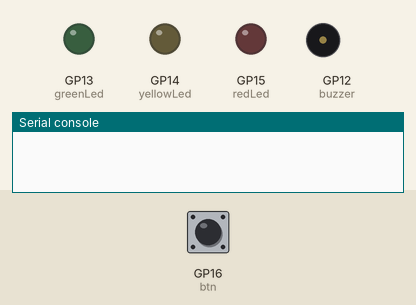
Simulated run of this program. Board: Raspberry Pi Pico running MicroPython. Shown: output pins drawn as LEDs (lit = HIGH), buzzer (waves = sounding, pin HIGH), the last lines printed to the serial console. Dashed ring = blinking. The inputs (shaded band) are chosen by the test bench; at power-on: GP16 (btn) LOW.

Above: at 1.2 s.
1.3 s: GP16 (btn) pulled HIGH for 0.15 s
At 1.6 s:
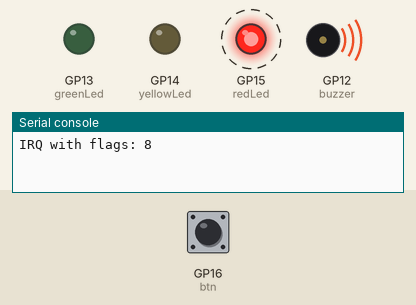
At 3.6 s:
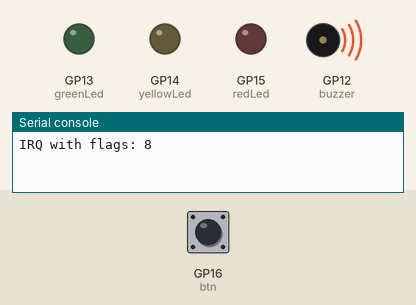
Timing chart, 0 to 10.2 s (numbered marks = the images above; inputs shaded):
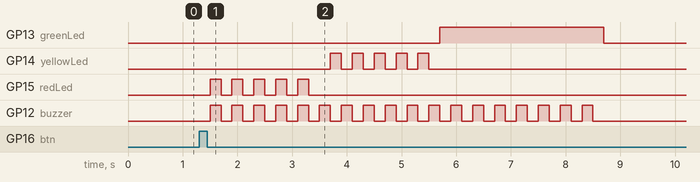

The program:

main1.py
```python
from machine import Pin
from machine import Timer
import _thread


timer4 = Timer()
def running(pin):
    btn.irq(None,Pin.IRQ_RISING) #解決按鈕彈跳問題和一直按按鈕,工作會被放在Queue內,最後有空時,就作queue內的工作
    print("IRQ with flags:", pin.irq().flags())
    timer1 = Timer()
    timer1.init(period=200,callback=red_blink,mode=Timer.PERIODIC)
    timer4.init(period=200,callback=buzzer_bu,mode=Timer.PERIODIC)


redStatus = False
redI:int = 10 #計紅燈閃的次數
def red_blink(timer:Timer):
    global redStatus
    global redI
    if redI != 0:
        redI -= 1
        if redStatus == False:
            redLed.value(1)
            redStatus = True
        else:
            redLed.value(0)
            redStatus = False
    else:
        redI = 10
        redLed.value(0)
        timer.deinit()
        timer2 = Timer()
        timer2.init(period=200,callback=yellow_blink,mode=Timer.PERIODIC)


yellowStatus = False
yellowI:int = 10 #計紅燈閃的次數
def yellow_blink(timer:Timer):
    global yellowStatus
    global yellowI
    if yellowI != 0:
        yellowI -= 1
        if yellowStatus == False:
            yellowLed.value(1)
            yellowStatus = True
        else:
            yellowLed.value(0)
            yellowStatus = False
    else:
        yellowI = 10
        yellowLed.value(0)
        timer.deinit()
        greenLed.value(1)#亮綠燈
        timer3 = Timer()
        timer3.init(period=3000,callback=dark_green,mode=Timer.ONE_SHOT)

def dark_green(timer:Timer):
    greenLed.value(0)
    timer4.deinit()
    buzzer.value(0)
    buzzerStatus = False
    btn.irq(running, Pin.IRQ_RISING) #解決按鈕彈跳問題

buzzerStatus = False
def buzzer_bu(timer:Timer):
    global buzzerStatus
    if buzzerStatus == False:
        buzzer.value(1)
        buzzerStatus = True
    else:
        buzzer.value(0)
        buzzerStatus = False


btn = Pin(16,Pin.IN,Pin.PULL_DOWN) #打開上拉電阻
redLed = Pin(15,Pin.OUT) #紅燈
yellowLed = Pin(14,Pin.OUT) #黃燈
greenLed = Pin(13,Pin.OUT) #綠燈
buzzer = Pin(12,Pin.OUT) #蜂鳴器
btn.irq(running, Pin.IRQ_RISING) #啟動IRQ,IRQ一執行會停止主thread的工作和次執行序(所有的工作),直到執行完才會釋放main thread,和次執行序
```

Measured:
- after the input at 1.3 s, GP13 (greenLed): LOW → HIGH after 4.4 s, → LOW 3.0 s later; GP14 (yellowLed): alternates HIGH for 0.20 s and LOW for 0.20 s, 10 changes in all, then stays LOW, starting after 2.4 s
